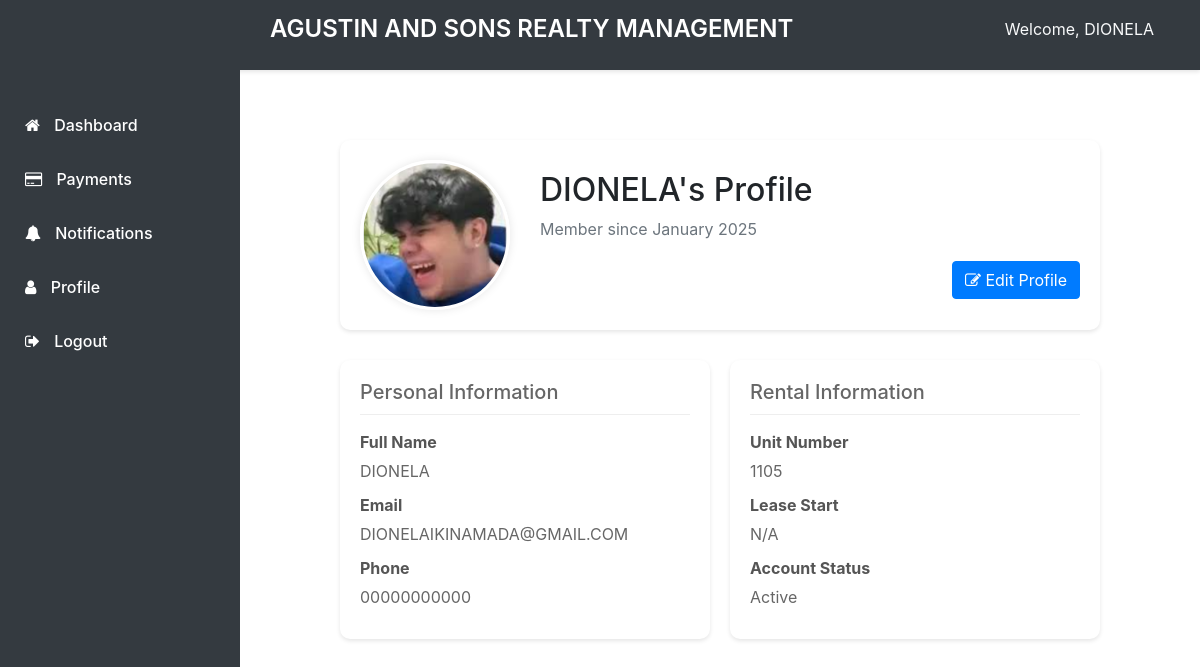
The app's page /profile (signed in) with its own data.
### website/models.py (models this page shows, shortened)
class User(db.Model, UserMixin):
    id = db.Column(db.Integer, primary_key=True)
    email = db.Column(db.String(150), unique=True)
    password = db.Column(db.String(150))
    first_name = db.Column(db.String(150))
    phone = db.Column(db.String(20))
    profile_pic = db.Column(db.String(200))
    unit_number = db.Column(db.String(20))
    lease_start = db.Column(db.DateTime)
    date_joined = db.Column(db.DateTime, default=datetime.utcnow)
    notes = db.relationship('Note')
    payments = db.relationship('Payment', backref='user', lazy=True)
    role = db.Column(db.String(20), default='tenant')  # 'admin' or 'tenant'
    is_active = db.Column(db.Boolean, default=True)
    notifications = db.relationship('Notification', backref='user', lazy=True)
    def is_admin(self):
        return self.role == 'admin'
    def unread_notifications_count(self):
        return Notification.query.filter_by(user_id=self.id, is_read=False).count()

### website/views.py (the view, shortened to what this page needs)
@views.route('/profile', methods=['GET', 'POST'])
@login_required
def profile():
    return render_template("profile.html", user=current_user)

### website/templates/profile.html (shortened to what this page needs)
{% extends "base.html" %}
{% block content %}
<div class="profile-container">
    <div class="profile-header">
        <img src="{{ user.profile_pic or 'https://via.placeholder.com/150' }}" alt="Profile Picture" class="profile-pic">
        <div class="profile-info">
            <h2>{{ user.first_name }}'s Profile</h2>
            <p class="text-muted">Member since {{ user.date_joined.strftime('%B %Y') if user.date_joined else 'N/A' }}</p>
            <div class="action-buttons">
                <button class="btn btn-primary" data-toggle="modal" data-target="#editProfileModal">
                    <i class="fa fa-edit"></i> Edit Profile
                </button>
            </div>
        </div>
    </div>
    <div class="profile-stats">
        <div class="info-card">
            <h5>Personal Information</h5>
            <div class="info-item">
                <div class="info-label">Full Name</div>
                <div class="info-value">{{ user.first_name }}</div>
            </div>
            <div class="info-item">
                <div class="info-label">Email</div>
                <div class="info-value">{{ user.email }}</div>
            </div>
            <div class="info-item">
                <div class="info-label">Phone</div>
                <div class="info-value">{{ user.phone or 'Not provided' }}</div>
            </div>
        </div>
        <div class="info-card">
            <h5>Rental Information</h5>
            <div class="info-item">
                <div class="info-label">Unit Number</div>
                <div class="info-value">{{ user.unit_number or 'Not assigned' }}</div>
            </div>
            <div class="info-item">
                <div class="info-label">Lease Start</div>
                <div class="info-value">{{ user.lease_start.strftime('%B %d, %Y') if user.lease_start else 'N/A' }}</div>
            </div>
            <div class="info-item">
                <div class="info-label">Account Status</div>
                <div class="info-value">Active</div>
            </div>
        </div>
    </div>
</div>
{% endblock %}

### website/templates/base.html (shortened to what this page needs)
<!DOCTYPE html>
<html>
  <head>
    <link
      rel="stylesheet"
      href="https://stackpath.bootstrapcdn.com/bootstrap/4.4.1/css/bootstrap.min.css"
    />
    <link
      rel="stylesheet"
      href="https://stackpath.bootstrapcdn.com/font-awesome/4.7.0/css/font-awesome.min.css"
    />
  </head>
  <body>
    <header class="main-header">
        <div class="header-content">
            <h1>AGUSTIN AND SONS REALTY MANAGEMENT</h1>
            <div class="user-nav">
                {% if user.is_authenticated %}
                    <span class="text-light mr-3">Welcome, {{ user.first_name }}</span>
                {% endif %}
            </div>
        </div>
    </header>
    {% if user.is_authenticated %}
    <nav class="sidebar">
        <div class="sidebar-sticky">
            <ul class="nav flex-column">
                {% if user.is_admin() %}
                    <li class="nav-item">
                        <a class="nav-link" href="{{ url_for('views.admin_dashboard') }}">
                            <i class="fa fa-dashboard"></i> Dashboard
                        </a>
                    </li>
                    <li class="nav-item">
                        <a class="nav-link" href="{{ url_for('views.manage_tenants') }}">
                            <i class="fa fa-users"></i> Tenants
                        </a>
                    </li>
                    <li class="nav-item">
                        <a class="nav-link" href="{{ url_for('views.manage_payments') }}">
                            <i class="fa fa-money"></i> Payments
                        </a>
                    </li>
                {% else %}
                    <li class="nav-item">
                        <a class="nav-link" href="{{ url_for('views.home') }}">
                            <i class="fa fa-home"></i> Dashboard
                        </a>
                    </li>
                    <li class="nav-item">
                        <a class="nav-link" href="{{ url_for('views.payments') }}">
                            <i class="fa fa-credit-card"></i> Payments
                        </a>
                    </li>
                    <li class="nav-item">
                        <a class="nav-link" href="{{ url_for('views.notifications') }}">
                            <i class="fa fa-bell"></i> Notifications
                        </a>
                    </li>
                {% endif %}
                <li class="nav-item">
                    <a class="nav-link" href="{{ url_for('views.profile') }}">
                        <i class="fa fa-user"></i> Profile
                    </a>
                </li>
                <li class="nav-item">
                    <a class="nav-link" href="{{ url_for('auth.logout') }}">
                        <i class="fa fa-sign-out"></i> Logout
                    </a>
                </li>
            </ul>
        </div>
    </nav>
    {% endif %}
    <main class="main-content">
        {% block content %}{% endblock %}
    </main>
  </body>
</html>

### website/templates/base.html (style rules this page uses)
.sidebar { position: fixed; top: 0; bottom: 0; left: 0; z-index: 100; padding: 90px 0 0; width: 240px; background: #343a40; }
.sidebar-sticky { position: relative; top: 0; height: calc(100vh - 90px); padding-top: .5rem; overflow-x: hidden; overflow-y: auto; }
.sidebar .nav-link { color: #fff; padding: 15px 25px; font-weight: 500; }
.sidebar .nav-link i { margin-right: 10px; }
.main-content { margin-left: 240px; padding: 90px 30px 30px; }
.main-header { position: fixed; top: 0; right: 0; left: 0; z-index: 99; background: #343a40; padding: 15px 30px; height: 70px; box-shadow: 0 2px 4px rgba(0,0,0,0.1); }
.main-header h1 { color: white; margin: 0; font-size: 24px; font-weight: 600; }
.header-content { display: flex; justify-content: space-between; align-items: center; margin-left: 240px; }
.user-nav { display: flex; align-items: center; }

### website/templates/profile.html (style rules this page uses)
.profile-container { max-width: 800px; margin: 30px auto; padding: 20px; }
.profile-header { display: flex; align-items: center; margin-bottom: 30px; background: white; padding: 20px; border-radius: 10px; box-shadow: 0 2px 4px rgba(0,0,0,0.1); }
.profile-pic { width: 150px; height: 150px; border-radius: 50%; object-fit: cover; margin-right: 30px; border: 3px solid #fff; box-shadow: 0 0 10px rgba(0,0,0,0.1); }
.profile-info { flex-grow: 1; }
.profile-stats { display: grid; grid-template-columns: repeat(auto-fit, minmax(200px, 1fr)); gap: 20px; margin-bottom: 30px; }
.info-card { background: white; padding: 20px; border-radius: 10px; box-shadow: 0 2px 4px rgba(0,0,0,0.1); }
.info-card h5 { color: #666; margin-bottom: 15px; border-bottom: 1px solid #eee; padding-bottom: 10px; }
.info-item { margin-bottom: 10px; }
.info-label { font-weight: bold; color: #555; margin-bottom: 5px; }
.info-value { color: #666; }
.action-buttons { display: flex; justify-content: flex-end; gap: 10px; margin-top: 20px; }

### records on screen
User: first_name "DIONELA", profile_pic (picture), date_joined "January 2025", email "DIONELAIKINAMADA@GMAIL.COM", phone "00000000000", unit_number "1105", lease_start "N/A"
